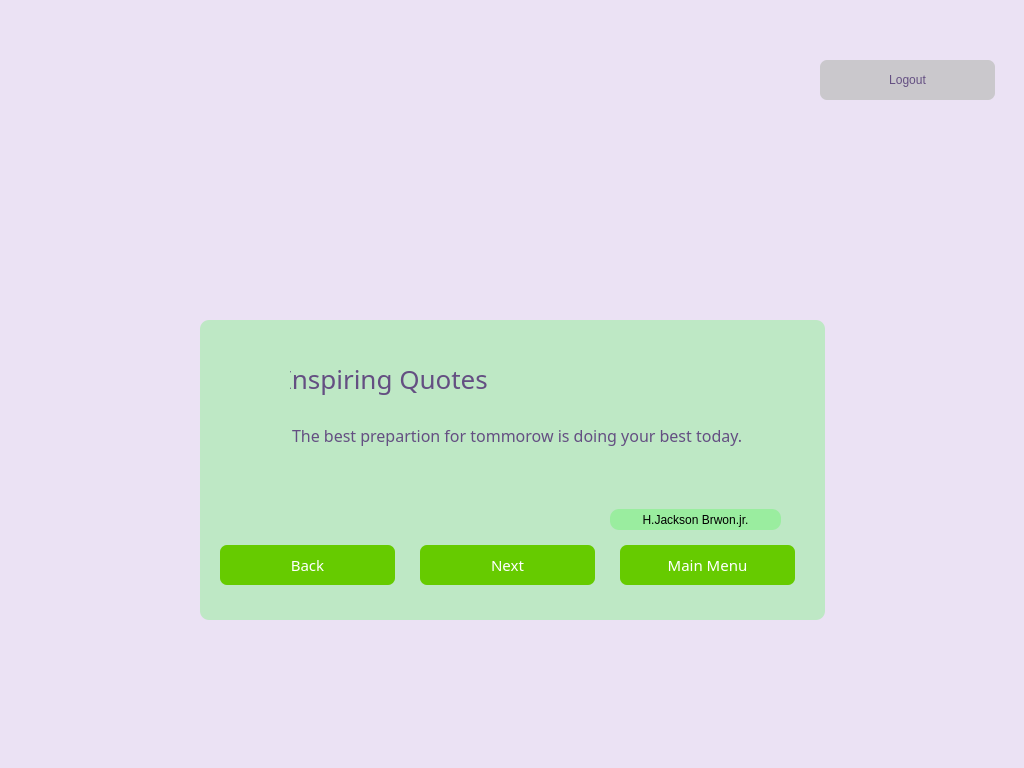
<?xml version="1.0" encoding="UTF-8"?>
<ui version="4.0">
 <class>Form</class>
 <widget class="QWidget" name="Form">
  <property name="geometry">
   <rect>
    <x>0</x>
    <y>0</y>
    <width>1024</width>
    <height>768</height>
   </rect>
  </property>
  <property name="windowTitle">
   <string>Form</string>
  </property>
  <property name="styleSheet">
   <string notr="true">background-color:rgb(235, 226, 244);
border-radius: 9px;</string>
  </property>
  <widget class="QGroupBox" name="groupBox">
   <property name="geometry">
    <rect>
     <x>200</x>
     <y>320</y>
     <width>625</width>
     <height>300</height>
    </rect>
   </property>
   <property name="styleSheet">
    <string notr="true">background-color:rgba(4, 255, 4, 50);</string>
   </property>
   <property name="title">
    <string/>
   </property>
   <widget class="QPushButton" name="next_btn">
    <property name="geometry">
     <rect>
      <x>220</x>
      <y>225</y>
      <width>175</width>
      <height>40</height>
     </rect>
    </property>
    <property name="font">
     <font>
      <family>Sura</family>
      <pointsize>-1</pointsize>
     </font>
    </property>
    <property name="styleSheet">
     <string notr="true">QPushButton#next_btn{
background-color:rgb(102, 203, 0);
color: white;
font-family: Sura;
font-size: 15px;
border-radius : 7px;

}
QPushButton#next_btn: pressed {
background-color: rgb(117, 71, 255);
}</string>
    </property>
    <property name="text">
     <string>Next</string>
    </property>
   </widget>
   <widget class="QPushButton" name="back_btn">
    <property name="geometry">
     <rect>
      <x>20</x>
      <y>225</y>
      <width>175</width>
      <height>40</height>
     </rect>
    </property>
    <property name="font">
     <font>
      <family>Sura</family>
      <pointsize>-1</pointsize>
     </font>
    </property>
    <property name="styleSheet">
     <string notr="true">QPushButton#back_btn{
background-color:rgb(102, 203, 0);
color: white;
font-family: Sura;
font-size: 15px;
border-radius : 7px;

}
QPushButton#back_btn: pressed {
background-color: rgb(117, 71, 255);
}</string>
    </property>
    <property name="text">
     <string>Back</string>
    </property>
   </widget>
   <widget class="QPushButton" name="main_btn">
    <property name="geometry">
     <rect>
      <x>420</x>
      <y>225</y>
      <width>175</width>
      <height>40</height>
     </rect>
    </property>
    <property name="font">
     <font>
      <family>Sura</family>
      <pointsize>-1</pointsize>
     </font>
    </property>
    <property name="styleSheet">
     <string notr="true">QPushButton#main_btn{
background-color:rgb(102, 203, 0);
color: white;
font-family: Sura;
font-size: 15px;
border-radius : 7px;

}
QPushButton#main_btn: pressed {
background-color: rgb(117, 71, 255);
}</string>
    </property>
    <property name="text">
     <string>Main Menu</string>
    </property>
   </widget>
   <widget class="QLineEdit" name="Question_No">
    <property name="geometry">
     <rect>
      <x>90</x>
      <y>40</y>
      <width>201</width>
      <height>51</height>
     </rect>
    </property>
    <property name="font">
     <font>
      <family>Sura</family>
      <pointsize>-1</pointsize>
      <weight>25</weight>
      <bold>false</bold>
     </font>
    </property>
    <property name="styleSheet">
     <string notr="true">background-color:rgba(192, 192, 192,0);

color: rgb(100, 79, 130);
font-size: 26px;
border-radius : 7px;
font-family:Sura;
font-weight:200;</string>
    </property>
    <property name="text">
     <string>Inspiring Quotes</string>
    </property>
    <property name="alignment">
     <set>Qt::AlignLeading|Qt::AlignLeft|Qt::AlignTop</set>
    </property>
    <property name="placeholderText">
     <string/>
    </property>
   </widget>
   <widget class="QLineEdit" name="quote_area">
    <property name="geometry">
     <rect>
      <x>90</x>
      <y>100</y>
      <width>521</width>
      <height>31</height>
     </rect>
    </property>
    <property name="styleSheet">
     <string notr="true">background-color:rgba(192, 192, 192,0);

color: rgb(100, 79, 130);
font-size: 16px;
border-radius : 7px;
font-family:Sura;
font-weight:400;</string>
    </property>
    <property name="text">
     <string>The best prepartion for tommorow is doing your best today.</string>
    </property>
    <property name="readOnly">
     <bool>true</bool>
    </property>
   </widget>
   <widget class="QLabel" name="label_2">
    <property name="geometry">
     <rect>
      <x>410</x>
      <y>189</y>
      <width>171</width>
      <height>21</height>
     </rect>
    </property>
    <property name="styleSheet">
     <string notr="true">background-color:rgba(4, 255, 4, 50);</string>
    </property>
    <property name="text">
     <string>H.Jackson Brwon.jr.</string>
    </property>
    <property name="alignment">
     <set>Qt::AlignCenter</set>
    </property>
   </widget>
  </widget>
  <widget class="QLabel" name="label">
   <property name="geometry">
    <rect>
     <x>420</x>
     <y>90</y>
     <width>191</width>
     <height>181</height>
    </rect>
   </property>
   <property name="styleSheet">
    <string notr="true">background-image:url(logo_200x200.png);</string>
   </property>
   <property name="text">
    <string/>
   </property>
   <property name="alignment">
    <set>Qt::AlignCenter</set>
   </property>
  </widget>
  <widget class="QPushButton" name="logout">
   <property name="geometry">
    <rect>
     <x>820</x>
     <y>60</y>
     <width>175</width>
     <height>40</height>
    </rect>
   </property>
   <property name="font">
    <font>
     <pointsize>-1</pointsize>
    </font>
   </property>
   <property name="styleSheet">
    <string notr="true">QPushButton#logout{
background-color:rgba(192, 192, 192,200);
color:rgb(124, 0, 186);
font-size: 12px;
border-radius : 7px;

color: rgb(100, 79, 130);


}
QPushButton#logout: pressed {
background-color: rgb(117, 71, 255);
}</string>
   </property>
   <property name="text">
    <string>Logout</string>
   </property>
  </widget>
 </widget>
 <resources/>
 <connections/>
</ui>
